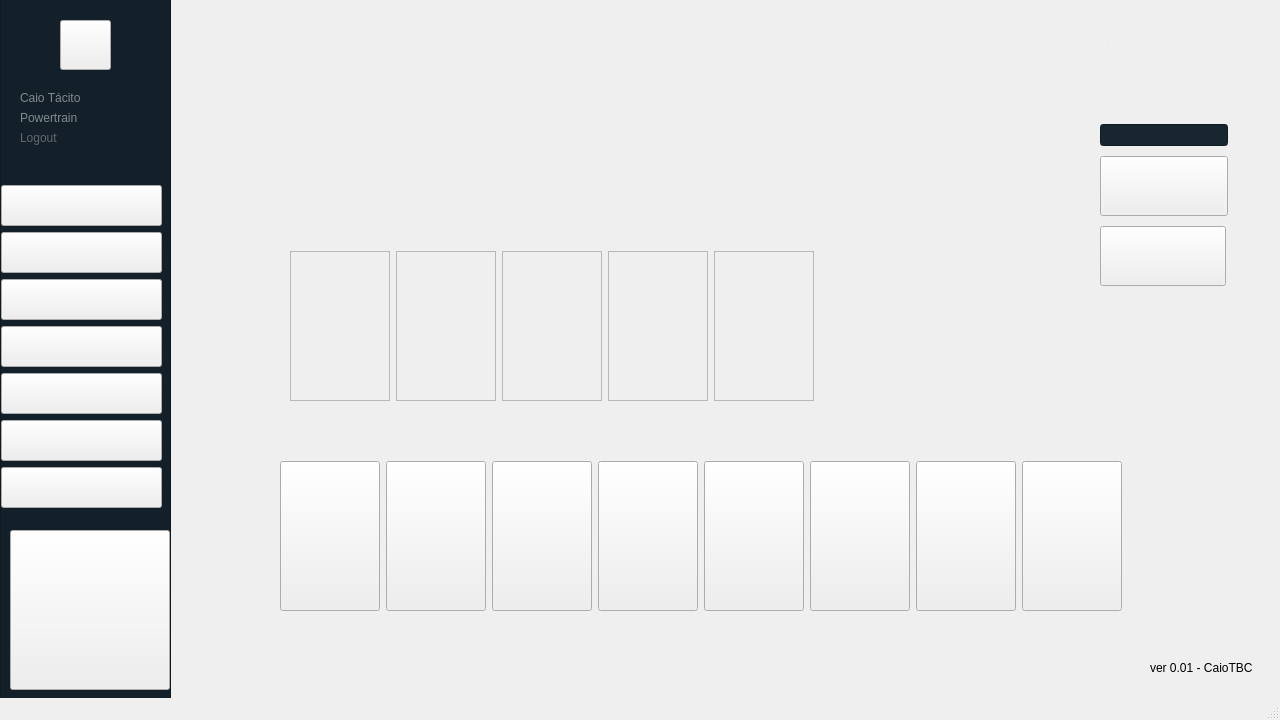
<?xml version="1.0" encoding="UTF-8"?>
<ui version="4.0">
 <class>MainWindow</class>
 <widget class="QMainWindow" name="MainWindow">
  <property name="geometry">
   <rect>
    <x>0</x>
    <y>0</y>
    <width>1280</width>
    <height>720</height>
   </rect>
  </property>
  <property name="minimumSize">
   <size>
    <width>1280</width>
    <height>720</height>
   </size>
  </property>
  <property name="maximumSize">
   <size>
    <width>1280</width>
    <height>720</height>
   </size>
  </property>
  <property name="windowTitle">
   <string>GP melhor subequipe</string>
  </property>
  <property name="styleSheet">
   <string notr="true">QWidget#centralwidget
{
	border-image:url(:/new/prefix1/images/poker_background.png);
}
</string>
  </property>
  <widget class="QWidget" name="centralwidget">
   <property name="sizePolicy">
    <sizepolicy hsizetype="Maximum" vsizetype="Fixed">
     <horstretch>0</horstretch>
     <verstretch>0</verstretch>
    </sizepolicy>
   </property>
   <property name="styleSheet">
    <string notr="true">QPushButton#carta_8
{
    border-image:url(:/new/prefix1/cartas/c8.png);
}
QPushButton#carta_8:hover
{
    border-image:url(:/new/prefix1/cartas/c8_hover.png);
}
QPushButton#carta_8:pressed
{
    border-image:url(:/new/prefix1/cartas/c8_select.png);
}

QPushButton#carta_3
{
    border-image:url(:/new/prefix1/cartas/c3.png);
}
QPushButton#carta_3:hover
{
    border-image:url(:/new/prefix1/cartas/c3_hover.png);
}
QPushButton#carta_3:pressed
{
    border-image:url(:/new/prefix1/cartas/c3_select.png);
}


QPushButton#carta_5
{
    border-image:url(:/new/prefix1/cartas/c5.png);
}
QPushButton#carta_5:hover
{
    border-image:url(:/new/prefix1/cartas/c5_hover.png);
}
QPushButton#carta_5:pressed
{
    border-image:url(:/new/prefix1/cartas/c5_select.png);
}

QPushButton#carta_13
{
    border-image:url(:/new/prefix1/cartas/c13.png);
}
QPushButton#carta_13:hover
{
    border-image:url(:/new/prefix1/cartas/c13_hover.png);
}
QPushButton#carta_13:pressed
{
    border-image:url(:/new/prefix1/cartas/c13_select.png);
}

QPushButton#carta_2
{
    border-image:url(:/new/prefix1/cartas/c2.png);
}
QPushButton#carta_2:hover
{
    border-image:url(:/new/prefix1/cartas/c2_hover.png);
}
QPushButton#carta_2:pressed
{
    border-image:url(:/new/prefix1/cartas/c2_select.png);
}

QPushButton#carta_1
{
    border-image:url(:/new/prefix1/cartas/c1.png);
}
QPushButton#carta_1:hover
{
    border-image:url(:/new/prefix1/cartas/c1_hover.png);
}
QPushButton#carta_1:pressed
{
    border-image:url(:/new/prefix1/cartas/c1_select.png);
}

QPushButton#carta_pi
{
    border-image:url(:/new/prefix1/cartas/cpi.png);
}
QPushButton#carta_pi:hover
{
    border-image:url(:/new/prefix1/cartas/cpi_hover.png);
}
QPushButton#carta_pi:pressed
{
    border-image:url(:/new/prefix1/cartas/cpi_select.png);
}

QPushButton#carta_s
{
    border-image:url(:/new/prefix1/cartas/cs.png);
}
QPushButton#carta_s:hover
{
    border-image:url(:/new/prefix1/cartas/cs_hover.png);
}
QPushButton#carta_s:pressed
{
    border-image:url(:/new/prefix1/cartas/cs_select.png);
}

QPushButton#btn_menu
{
    border-image:url(:/new/prefix1/buttons/menu.png);
}
QPushButton#btn_menu:hover
{
    border-image:url(:/new/prefix1/buttons/menu_hover.png);
}
QPushButton#btn_menu:pressed
{
    border-image:url(:/new/prefix1/buttons/menu_pressed.png);
}

QPushButton#btn_dashboard
{
    border-image:url(:/new/prefix1/buttons/dashboard.png);
}
QPushButton#btn_dashboard:hover
{
    border-image:url(:/new/prefix1/buttons/dashboard_hover.png);
}
QPushButton#btn_dashboard:pressed
{
    border-image:url(:/new/prefix1/buttons/dashboard_pressed.png);
}

QPushButton#btn_kanban
{
    border-image:url(:/new/prefix1/buttons/kanban.png);
}
QPushButton#btn_kanban:hover
{
    border-image:url(:/new/prefix1/buttons/kanban_hover.png);
}
QPushButton#btn_kanban:pressed
{
    border-image:url(:/new/prefix1/buttons/kanban_pressed.png);
}

QPushButton#btn_projeto
{
    border-image:url(:/new/prefix1/buttons/projeto.png);
}
QPushButton#btn_projeto:hover
{
    border-image:url(:/new/prefix1/buttons/projeto_hover.png);
}
QPushButton#btn_projeto:pressed
{
    border-image:url(:/new/prefix1/buttons/projeto_pressed.png);
}

QPushButton#btn_sair
{
    border-image:url(:/new/prefix1/buttons/sair.png);
}
QPushButton#btn_sair:hover
{
    border-image:url(:/new/prefix1/buttons/sair_hover.png);
}
QPushButton#btn_sair:pressed
{
    border-image:url(:/new/prefix1/buttons/sair_pressed.png);
}
QPushButton#btn_anuncios
{
    border-image:url(:/new/prefix1/buttons/anuncios.png);
}
QPushButton#btn_anuncios:hover
{
    border-image:url(:/new/prefix1/buttons/anuncios_hover.png);
}
QPushButton#btn_anuncios:pressed
{
    border-image:url(:/new/prefix1/buttons/anuncios_pressed.png);
}

QPushButton#btn_backlog
{
    border-image:url(:/new/prefix1/buttons/backlog.png);
}
QPushButton#btn_backlog:hover
{
    border-image:url(:/new/prefix1/buttons/backlog_hover.png);
}
QPushButton#btn_backlog:pressed
{
    border-image:url(:/new/prefix1/buttons/backlog_pressed.png);
}


QPushButton#btn_proximo
{
    border-image:url(:/new/prefix1/buttons/btn_prox.png);
}
QPushButton#btn_proximo:hover
{
    border-image:url(:/new/prefix1/buttons/btn_prox_hover.png);
}
QPushButton#btn_proximo:pressed
{
    border-image:url(:/new/prefix1/buttons/btn_prox_pressed.png);
}


























</string>
   </property>
   <widget class="QFrame" name="frame">
    <property name="geometry">
     <rect>
      <x>0</x>
      <y>-20</y>
      <width>171</width>
      <height>731</height>
     </rect>
    </property>
    <property name="styleSheet">
     <string notr="true">QFrame#frame
{
	background-color: rgb(20, 32, 41);
}</string>
    </property>
    <property name="frameShape">
     <enum>QFrame::StyledPanel</enum>
    </property>
    <property name="frameShadow">
     <enum>QFrame::Raised</enum>
    </property>
    <widget class="QPushButton" name="btn_cheetah">
     <property name="geometry">
      <rect>
       <x>10</x>
       <y>550</y>
       <width>160</width>
       <height>160</height>
      </rect>
     </property>
     <property name="sizePolicy">
      <sizepolicy hsizetype="Fixed" vsizetype="Fixed">
       <horstretch>0</horstretch>
       <verstretch>0</verstretch>
      </sizepolicy>
     </property>
     <property name="minimumSize">
      <size>
       <width>160</width>
       <height>160</height>
      </size>
     </property>
     <property name="styleSheet">
      <string notr="true">QPushButton#btn_cheetah
{
    border-image:url(:/new/prefix1/logos/cheetah.png);
}
</string>
     </property>
     <property name="text">
      <string/>
     </property>
    </widget>
    <widget class="QLabel" name="subequipe">
     <property name="geometry">
      <rect>
       <x>20</x>
       <y>130</y>
       <width>151</width>
       <height>15</height>
      </rect>
     </property>
     <property name="sizePolicy">
      <sizepolicy hsizetype="Minimum" vsizetype="Minimum">
       <horstretch>0</horstretch>
       <verstretch>0</verstretch>
      </sizepolicy>
     </property>
     <property name="maximumSize">
      <size>
       <width>16777215</width>
       <height>15</height>
      </size>
     </property>
     <property name="styleSheet">
      <string notr="true">QLabel 
{ 
	color : rgb(127, 140, 141);
	font: 9pt &quot;Segoe UI Light&quot;;
}</string>
     </property>
     <property name="text">
      <string>Powertrain</string>
     </property>
    </widget>
    <widget class="QPushButton" name="btn_dashboard">
     <property name="geometry">
      <rect>
       <x>1</x>
       <y>252</y>
       <width>161</width>
       <height>41</height>
      </rect>
     </property>
     <property name="sizePolicy">
      <sizepolicy hsizetype="Fixed" vsizetype="Fixed">
       <horstretch>0</horstretch>
       <verstretch>0</verstretch>
      </sizepolicy>
     </property>
     <property name="minimumSize">
      <size>
       <width>161</width>
       <height>41</height>
      </size>
     </property>
     <property name="text">
      <string/>
     </property>
    </widget>
    <widget class="QPushButton" name="btn_menu">
     <property name="geometry">
      <rect>
       <x>1</x>
       <y>205</y>
       <width>161</width>
       <height>41</height>
      </rect>
     </property>
     <property name="sizePolicy">
      <sizepolicy hsizetype="Fixed" vsizetype="Fixed">
       <horstretch>0</horstretch>
       <verstretch>0</verstretch>
      </sizepolicy>
     </property>
     <property name="minimumSize">
      <size>
       <width>161</width>
       <height>41</height>
      </size>
     </property>
     <property name="text">
      <string/>
     </property>
    </widget>
    <widget class="QPushButton" name="btn_kanban">
     <property name="geometry">
      <rect>
       <x>1</x>
       <y>299</y>
       <width>161</width>
       <height>41</height>
      </rect>
     </property>
     <property name="sizePolicy">
      <sizepolicy hsizetype="Fixed" vsizetype="Fixed">
       <horstretch>0</horstretch>
       <verstretch>0</verstretch>
      </sizepolicy>
     </property>
     <property name="minimumSize">
      <size>
       <width>161</width>
       <height>41</height>
      </size>
     </property>
     <property name="text">
      <string/>
     </property>
    </widget>
    <widget class="QPushButton" name="btn_anuncios">
     <property name="geometry">
      <rect>
       <x>1</x>
       <y>346</y>
       <width>161</width>
       <height>41</height>
      </rect>
     </property>
     <property name="sizePolicy">
      <sizepolicy hsizetype="Fixed" vsizetype="Fixed">
       <horstretch>0</horstretch>
       <verstretch>0</verstretch>
      </sizepolicy>
     </property>
     <property name="minimumSize">
      <size>
       <width>161</width>
       <height>41</height>
      </size>
     </property>
     <property name="text">
      <string/>
     </property>
    </widget>
    <widget class="QPushButton" name="btn_backlog">
     <property name="geometry">
      <rect>
       <x>1</x>
       <y>393</y>
       <width>161</width>
       <height>41</height>
      </rect>
     </property>
     <property name="minimumSize">
      <size>
       <width>161</width>
       <height>41</height>
      </size>
     </property>
     <property name="maximumSize">
      <size>
       <width>150</width>
       <height>16777215</height>
      </size>
     </property>
     <property name="text">
      <string/>
     </property>
    </widget>
    <widget class="QPushButton" name="btn_projeto">
     <property name="geometry">
      <rect>
       <x>1</x>
       <y>440</y>
       <width>161</width>
       <height>41</height>
      </rect>
     </property>
     <property name="minimumSize">
      <size>
       <width>161</width>
       <height>41</height>
      </size>
     </property>
     <property name="maximumSize">
      <size>
       <width>150</width>
       <height>16777215</height>
      </size>
     </property>
     <property name="text">
      <string/>
     </property>
    </widget>
    <widget class="QPushButton" name="btn_sair">
     <property name="geometry">
      <rect>
       <x>1</x>
       <y>487</y>
       <width>161</width>
       <height>41</height>
      </rect>
     </property>
     <property name="minimumSize">
      <size>
       <width>161</width>
       <height>41</height>
      </size>
     </property>
     <property name="maximumSize">
      <size>
       <width>150</width>
       <height>16777215</height>
      </size>
     </property>
     <property name="text">
      <string/>
     </property>
    </widget>
    <widget class="QPushButton" name="user_picture">
     <property name="geometry">
      <rect>
       <x>60</x>
       <y>40</y>
       <width>51</width>
       <height>50</height>
      </rect>
     </property>
     <property name="sizePolicy">
      <sizepolicy hsizetype="Fixed" vsizetype="Fixed">
       <horstretch>0</horstretch>
       <verstretch>0</verstretch>
      </sizepolicy>
     </property>
     <property name="minimumSize">
      <size>
       <width>51</width>
       <height>50</height>
      </size>
     </property>
     <property name="styleSheet">
      <string notr="true">QPushButton#user_picture
{
    border-image:url(:/new/prefix1/icons/user_icon.png);
}

QPushButton#user_picture:hover
{
    border-image:url(:/new/prefix1/icons/user_icon_hover.png);
}

QPushButton#user_picture:pressed
{
    border-image:url(:/new/prefix1/icons/user_icon_pressed.png);
}

</string>
     </property>
     <property name="text">
      <string/>
     </property>
    </widget>
    <widget class="QLabel" name="username">
     <property name="geometry">
      <rect>
       <x>20</x>
       <y>110</y>
       <width>151</width>
       <height>15</height>
      </rect>
     </property>
     <property name="sizePolicy">
      <sizepolicy hsizetype="Minimum" vsizetype="Minimum">
       <horstretch>0</horstretch>
       <verstretch>0</verstretch>
      </sizepolicy>
     </property>
     <property name="maximumSize">
      <size>
       <width>16777215</width>
       <height>15</height>
      </size>
     </property>
     <property name="styleSheet">
      <string notr="true">QLabel 
{ 
	color : rgb(127, 140, 141);
	font: 10pt &quot;Segoe UI Light&quot;;
}</string>
     </property>
     <property name="text">
      <string>Caio Tácito</string>
     </property>
    </widget>
    <widget class="QLabel" name="username_2">
     <property name="geometry">
      <rect>
       <x>20</x>
       <y>150</y>
       <width>42</width>
       <height>15</height>
      </rect>
     </property>
     <property name="sizePolicy">
      <sizepolicy hsizetype="Maximum" vsizetype="Maximum">
       <horstretch>0</horstretch>
       <verstretch>0</verstretch>
      </sizepolicy>
     </property>
     <property name="maximumSize">
      <size>
       <width>16777215</width>
       <height>15</height>
      </size>
     </property>
     <property name="styleSheet">
      <string notr="true">QLabel 
{ 
	color : rgb(96, 103, 112);
	font: 8pt &quot;Segoe UI Light&quot;;
}</string>
     </property>
     <property name="text">
      <string>Logout</string>
     </property>
    </widget>
   </widget>
   <widget class="QLabel" name="label_3">
    <property name="geometry">
     <rect>
      <x>1150</x>
      <y>660</y>
      <width>112</width>
      <height>16</height>
     </rect>
    </property>
    <property name="text">
     <string>ver 0.01 - CaioTBC</string>
    </property>
   </widget>
   <widget class="QLabel" name="label_alerta">
    <property name="geometry">
     <rect>
      <x>370</x>
      <y>150</y>
      <width>591</width>
      <height>31</height>
     </rect>
    </property>
    <property name="sizePolicy">
     <sizepolicy hsizetype="Preferred" vsizetype="Fixed">
      <horstretch>0</horstretch>
      <verstretch>0</verstretch>
     </sizepolicy>
    </property>
    <property name="styleSheet">
     <string notr="true">QLabel 
{ 
	color : rgb(241, 241, 241);
	font: 13pt &quot;Segoe UI&quot;;
}
</string>
    </property>
    <property name="text">
     <string/>
    </property>
   </widget>
   <widget class="QLabel" name="title">
    <property name="geometry">
     <rect>
      <x>1060</x>
      <y>10</y>
      <width>241</width>
      <height>61</height>
     </rect>
    </property>
    <property name="styleSheet">
     <string notr="true">QLabel 
{ 
	color : rgb(241, 241, 241);
	font: 20pt &quot;Segoe UI&quot;;
}</string>
    </property>
    <property name="text">
     <string>Planning Poker</string>
    </property>
   </widget>
   <widget class="QWidget" name="layoutWidget">
    <property name="geometry">
     <rect>
      <x>280</x>
      <y>460</y>
      <width>844</width>
      <height>152</height>
     </rect>
    </property>
    <layout class="QHBoxLayout" name="horizontalLayout">
     <item>
      <widget class="QPushButton" name="carta_1">
       <property name="sizePolicy">
        <sizepolicy hsizetype="Fixed" vsizetype="Fixed">
         <horstretch>0</horstretch>
         <verstretch>0</verstretch>
        </sizepolicy>
       </property>
       <property name="minimumSize">
        <size>
         <width>100</width>
         <height>150</height>
        </size>
       </property>
       <property name="styleSheet">
        <string notr="true"/>
       </property>
       <property name="text">
        <string/>
       </property>
      </widget>
     </item>
     <item>
      <widget class="QPushButton" name="carta_2">
       <property name="sizePolicy">
        <sizepolicy hsizetype="Fixed" vsizetype="Fixed">
         <horstretch>0</horstretch>
         <verstretch>0</verstretch>
        </sizepolicy>
       </property>
       <property name="minimumSize">
        <size>
         <width>100</width>
         <height>150</height>
        </size>
       </property>
       <property name="styleSheet">
        <string notr="true"/>
       </property>
       <property name="text">
        <string/>
       </property>
      </widget>
     </item>
     <item>
      <widget class="QPushButton" name="carta_3">
       <property name="sizePolicy">
        <sizepolicy hsizetype="Fixed" vsizetype="Fixed">
         <horstretch>0</horstretch>
         <verstretch>0</verstretch>
        </sizepolicy>
       </property>
       <property name="minimumSize">
        <size>
         <width>100</width>
         <height>150</height>
        </size>
       </property>
       <property name="styleSheet">
        <string notr="true"/>
       </property>
       <property name="text">
        <string/>
       </property>
      </widget>
     </item>
     <item>
      <widget class="QPushButton" name="carta_5">
       <property name="sizePolicy">
        <sizepolicy hsizetype="Fixed" vsizetype="Fixed">
         <horstretch>0</horstretch>
         <verstretch>0</verstretch>
        </sizepolicy>
       </property>
       <property name="minimumSize">
        <size>
         <width>100</width>
         <height>150</height>
        </size>
       </property>
       <property name="text">
        <string/>
       </property>
      </widget>
     </item>
     <item>
      <widget class="QPushButton" name="carta_8">
       <property name="sizePolicy">
        <sizepolicy hsizetype="Fixed" vsizetype="Maximum">
         <horstretch>0</horstretch>
         <verstretch>0</verstretch>
        </sizepolicy>
       </property>
       <property name="minimumSize">
        <size>
         <width>100</width>
         <height>150</height>
        </size>
       </property>
       <property name="styleSheet">
        <string notr="true"/>
       </property>
       <property name="text">
        <string/>
       </property>
      </widget>
     </item>
     <item>
      <widget class="QPushButton" name="carta_13">
       <property name="sizePolicy">
        <sizepolicy hsizetype="Fixed" vsizetype="Fixed">
         <horstretch>0</horstretch>
         <verstretch>0</verstretch>
        </sizepolicy>
       </property>
       <property name="minimumSize">
        <size>
         <width>100</width>
         <height>150</height>
        </size>
       </property>
       <property name="text">
        <string/>
       </property>
      </widget>
     </item>
     <item>
      <widget class="QPushButton" name="carta_pi">
       <property name="sizePolicy">
        <sizepolicy hsizetype="Fixed" vsizetype="Fixed">
         <horstretch>0</horstretch>
         <verstretch>0</verstretch>
        </sizepolicy>
       </property>
       <property name="minimumSize">
        <size>
         <width>100</width>
         <height>150</height>
        </size>
       </property>
       <property name="text">
        <string/>
       </property>
      </widget>
     </item>
     <item>
      <widget class="QPushButton" name="carta_s">
       <property name="sizePolicy">
        <sizepolicy hsizetype="Fixed" vsizetype="Fixed">
         <horstretch>0</horstretch>
         <verstretch>0</verstretch>
        </sizepolicy>
       </property>
       <property name="minimumSize">
        <size>
         <width>100</width>
         <height>150</height>
        </size>
       </property>
       <property name="text">
        <string/>
       </property>
      </widget>
     </item>
    </layout>
   </widget>
   <widget class="QWidget" name="layoutWidget">
    <property name="geometry">
     <rect>
      <x>290</x>
      <y>250</y>
      <width>526</width>
      <height>152</height>
     </rect>
    </property>
    <layout class="QHBoxLayout" name="horizontalLayout_2">
     <item>
      <widget class="QFrame" name="result_1">
       <property name="sizePolicy">
        <sizepolicy hsizetype="Fixed" vsizetype="Fixed">
         <horstretch>0</horstretch>
         <verstretch>0</verstretch>
        </sizepolicy>
       </property>
       <property name="minimumSize">
        <size>
         <width>100</width>
         <height>150</height>
        </size>
       </property>
       <property name="maximumSize">
        <size>
         <width>100</width>
         <height>150</height>
        </size>
       </property>
       <property name="frameShape">
        <enum>QFrame::StyledPanel</enum>
       </property>
       <property name="frameShadow">
        <enum>QFrame::Raised</enum>
       </property>
      </widget>
     </item>
     <item>
      <widget class="QFrame" name="result_2">
       <property name="sizePolicy">
        <sizepolicy hsizetype="Fixed" vsizetype="Fixed">
         <horstretch>0</horstretch>
         <verstretch>0</verstretch>
        </sizepolicy>
       </property>
       <property name="minimumSize">
        <size>
         <width>100</width>
         <height>150</height>
        </size>
       </property>
       <property name="maximumSize">
        <size>
         <width>100</width>
         <height>150</height>
        </size>
       </property>
       <property name="frameShape">
        <enum>QFrame::StyledPanel</enum>
       </property>
       <property name="frameShadow">
        <enum>QFrame::Raised</enum>
       </property>
      </widget>
     </item>
     <item>
      <widget class="QFrame" name="result_3">
       <property name="sizePolicy">
        <sizepolicy hsizetype="Fixed" vsizetype="Fixed">
         <horstretch>0</horstretch>
         <verstretch>0</verstretch>
        </sizepolicy>
       </property>
       <property name="minimumSize">
        <size>
         <width>100</width>
         <height>150</height>
        </size>
       </property>
       <property name="maximumSize">
        <size>
         <width>100</width>
         <height>150</height>
        </size>
       </property>
       <property name="frameShape">
        <enum>QFrame::StyledPanel</enum>
       </property>
       <property name="frameShadow">
        <enum>QFrame::Raised</enum>
       </property>
      </widget>
     </item>
     <item>
      <widget class="QFrame" name="result_4">
       <property name="sizePolicy">
        <sizepolicy hsizetype="Fixed" vsizetype="Fixed">
         <horstretch>0</horstretch>
         <verstretch>0</verstretch>
        </sizepolicy>
       </property>
       <property name="minimumSize">
        <size>
         <width>100</width>
         <height>150</height>
        </size>
       </property>
       <property name="maximumSize">
        <size>
         <width>100</width>
         <height>150</height>
        </size>
       </property>
       <property name="frameShape">
        <enum>QFrame::StyledPanel</enum>
       </property>
       <property name="frameShadow">
        <enum>QFrame::Raised</enum>
       </property>
      </widget>
     </item>
     <item>
      <widget class="QFrame" name="result_5">
       <property name="sizePolicy">
        <sizepolicy hsizetype="Fixed" vsizetype="Fixed">
         <horstretch>0</horstretch>
         <verstretch>0</verstretch>
        </sizepolicy>
       </property>
       <property name="minimumSize">
        <size>
         <width>100</width>
         <height>150</height>
        </size>
       </property>
       <property name="maximumSize">
        <size>
         <width>100</width>
         <height>150</height>
        </size>
       </property>
       <property name="frameShape">
        <enum>QFrame::StyledPanel</enum>
       </property>
       <property name="frameShadow">
        <enum>QFrame::Raised</enum>
       </property>
      </widget>
     </item>
    </layout>
   </widget>
   <widget class="QWidget" name="layoutWidget">
    <property name="geometry">
     <rect>
      <x>350</x>
      <y>50</y>
      <width>621</width>
      <height>86</height>
     </rect>
    </property>
    <layout class="QVBoxLayout" name="verticalLayout">
     <item>
      <widget class="QLabel" name="label_tarefa">
       <property name="styleSheet">
        <string notr="true">QLabel 
{ 
	color : rgb(241, 241, 241);
	font: 17pt &quot;Segoe UI&quot;;
}
</string>
       </property>
       <property name="text">
        <string>Tarefa:</string>
       </property>
      </widget>
     </item>
     <item>
      <layout class="QHBoxLayout" name="horizontalLayout_3">
       <item>
        <widget class="QLabel" name="label_pontuacao_2">
         <property name="styleSheet">
          <string notr="true">QLabel 
{ 
	color : rgb(241, 241, 241);
	font: 17pt &quot;Segoe UI&quot;;
}
</string>
         </property>
         <property name="text">
          <string>Pontuação:</string>
         </property>
        </widget>
       </item>
       <item>
        <widget class="QLabel" name="label_pontuacao">
         <property name="styleSheet">
          <string notr="true">QLabel 
{ 
	color : rgb(241, 241, 241);
	font: 20pt &quot;Segoe UI&quot;;
}
</string>
         </property>
         <property name="text">
          <string/>
         </property>
        </widget>
       </item>
      </layout>
     </item>
    </layout>
   </widget>
   <widget class="QWidget" name="layoutWidget">
    <property name="geometry">
     <rect>
      <x>1100</x>
      <y>120</y>
      <width>128</width>
      <height>173</height>
     </rect>
    </property>
    <layout class="QVBoxLayout" name="verticalLayout_2">
     <item>
      <widget class="QLineEdit" name="edit_tarefa">
       <property name="styleSheet">
        <string notr="true">background-color:rgb(24, 38, 48)</string>
       </property>
      </widget>
     </item>
     <item>
      <widget class="QPushButton" name="btn_atualiza">
       <property name="sizePolicy">
        <sizepolicy hsizetype="Minimum" vsizetype="Fixed">
         <horstretch>126</horstretch>
         <verstretch>60</verstretch>
        </sizepolicy>
       </property>
       <property name="minimumSize">
        <size>
         <width>126</width>
         <height>60</height>
        </size>
       </property>
       <property name="styleSheet">
        <string notr="true">QPushButton
{
    border-image:url(:/new/prefix1/buttons/btn_atualiza.png);
}
QPushButton:hover
{
    border-image:url(:/new/prefix1/buttons/btn_atualiza_hover.png);
}
QPushButton:pressed
{
    border-image:url(:/new/prefix1/buttons/btn_atualiza_pressed.png);
}





</string>
       </property>
       <property name="text">
        <string/>
       </property>
      </widget>
     </item>
     <item>
      <widget class="QPushButton" name="btn_proximo">
       <property name="minimumSize">
        <size>
         <width>126</width>
         <height>60</height>
        </size>
       </property>
       <property name="maximumSize">
        <size>
         <width>126</width>
         <height>60</height>
        </size>
       </property>
       <property name="text">
        <string/>
       </property>
      </widget>
     </item>
    </layout>
    <zorder>btn_proximo</zorder>
    <zorder>edit_tarefa</zorder>
    <zorder>btn_atualiza</zorder>
   </widget>
   <zorder>layoutWidget</zorder>
   <zorder>layoutWidget</zorder>
   <zorder>layoutWidget</zorder>
   <zorder>frame</zorder>
   <zorder>label_3</zorder>
   <zorder>label_alerta</zorder>
   <zorder>title</zorder>
   <zorder>layoutWidget</zorder>
  </widget>
  <widget class="QMenuBar" name="menubar">
   <property name="geometry">
    <rect>
     <x>0</x>
     <y>0</y>
     <width>1280</width>
     <height>20</height>
    </rect>
   </property>
  </widget>
  <widget class="QStatusBar" name="statusbar"/>
 </widget>
 <resources/>
 <connections/>
</ui>
